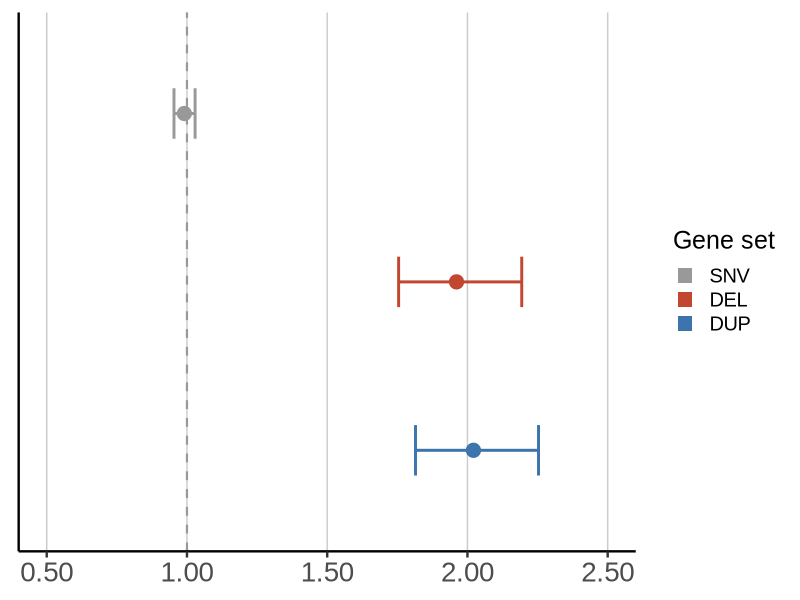
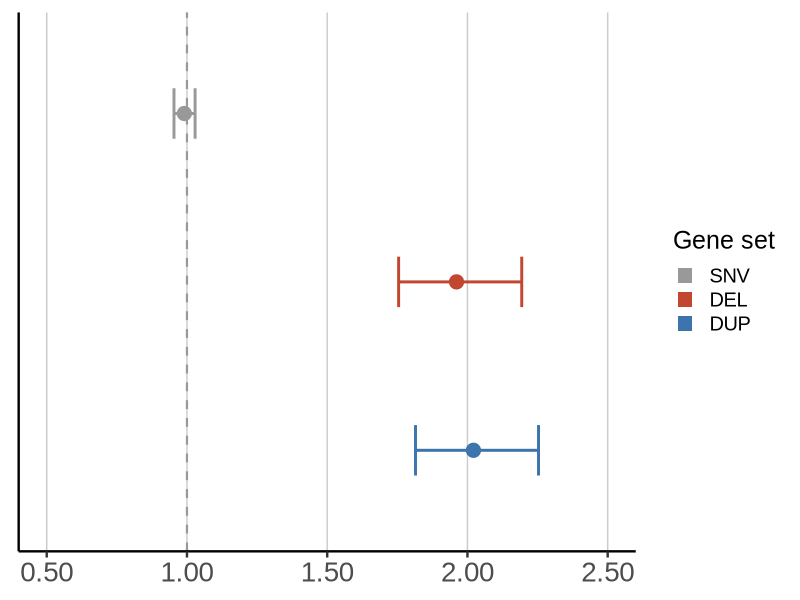

These figures' R source, in order:
library(ggplot2)
library(data.table)
library(tidyr)
library(dplyr)
library(RColorBrewer)
library(scales) 

sv <- fread("inputs/non-coding/fisher_non-coding_table.tsv")
snv <- fread("inputs/non-coding/rate-ratio_SNV_non-coding_table.tsv")
colnames(snv) <- colnames(sv)

df <- rbind(sv, snv)
df$Category <- factor(df$Category, 
                      levels = rev(c("SNV",
                                     "DEL", "DUP")))



odds_ratio_plot <- ggplot(df, aes(x = OR, y = Category, color = Category)) +
  geom_point(size = 4.5) +  # Points for estimates
  geom_errorbarh(aes(xmin = CI_low, xmax = CI_high), 
                 height = 0.3, size = 1, 
                 ) +  # Error bars
  labs(
    #title = "",
    #x = "",
    y = "Odds Ratio",
    color = "Gene set"
  ) +
  geom_vline(xintercept = 1, linetype = "dashed", color = "#999999", size = 0.75) +
  scale_color_manual(breaks = c("SNV",
                                "DEL", "DUP"),
                     values = c("#999999",
                                "#C34631", "#3D74AD")) +
  scale_x_continuous(limits = c(0, 5), 
                     breaks = seq(0.5, 3, 0.5),
                     labels = label_number(accuracy = 0.01)) +
  coord_cartesian(xlim = c(0.5, 2.5)) +
  theme_classic(base_size = 18) +
  theme(
    legend.position = "right", legend.text.align = 0,
    strip.text = element_blank(),
    plot.title = element_blank(),
    axis.ticks.y = element_blank(), axis.text.y = element_blank(), axis.title.y = element_blank(),
    axis.text.x = element_text(size = 20),
    axis.title = element_blank(),
    panel.grid.major.y = element_blank(), panel.grid.minor.y = element_blank(),
    panel.grid.major = element_line(color = "grey80", size = 0.5),  
    panel.grid.minor = element_blank(),
    text = element_text(family = "Arial")
  ) +
  guides(color = guide_legend(override.aes = list(shape = 15, linetype = "blank"))) 
odds_ratio_plot

ggsave("outputs/non-coding/20241004_non-coding_old-sv-new-snv.jpg", plot = odds_ratio_plot, width = 8, height = 4)
